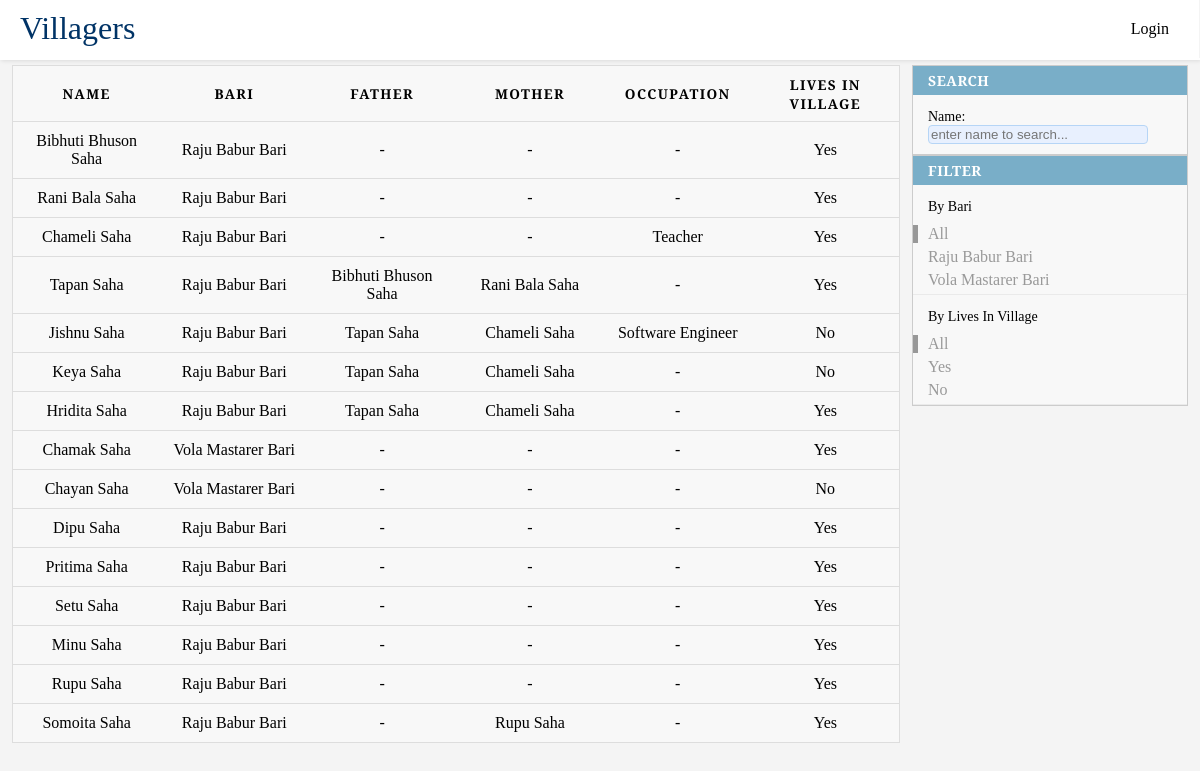
/, run on an earlier commit of the app's database.
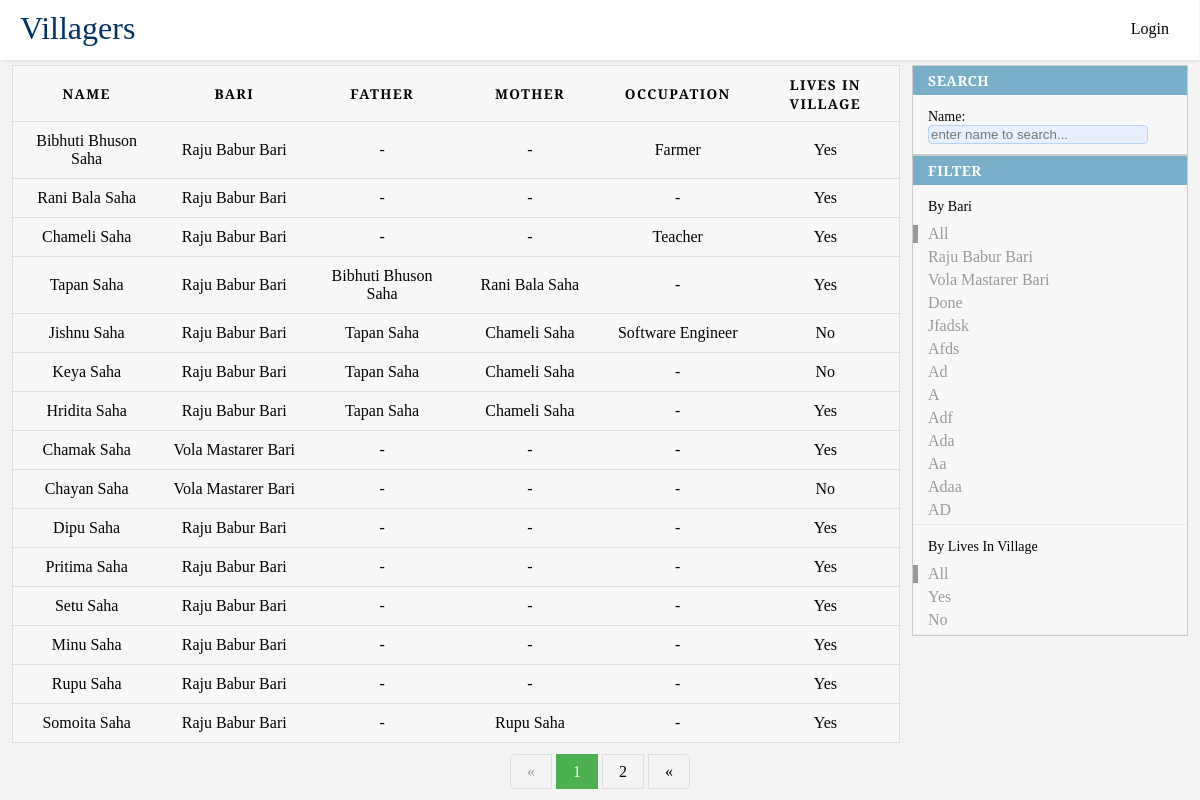
And on a later commit of the database.
### villagers/models.py (models this page shows)
class Bari(models.Model):
    name = models.CharField(max_length=50, null=False, unique=True)
    def __str__(self):
        return self.name

class Villager(models.Model):
    name = models.CharField(max_length=50, blank=False, null=False, help_text='নাম')
    sex_option = (
        (None, ''),
        ('Male', 'Male'),
        ('Female', 'Female'),
    )
    sex = models.CharField(
        max_length=10,
        choices=sex_option,
        blank=False,
        default='',
        help_text='লিঙ্গ',
    )
    bari = models.ForeignKey('Bari', on_delete=models.SET_DEFAULT, default=None, help_text='বাড়ির নাম')
    father = models.ForeignKey('self', on_delete=models.SET_DEFAULT, default=None, blank=True, null=True,
                               related_name='father_name')
    mother = models.ForeignKey('self', on_delete=models.SET_DEFAULT, default=None, blank=True, null=True,
                               related_name="mother_name")
    grand_father = models.ForeignKey('self', on_delete=models.SET_DEFAULT, default=None, blank=True, null=True,
                                     related_name='grand_father_name')
    grand_mother = models.ForeignKey('self', on_delete=models.SET_DEFAULT, default=None, blank=True, null=True,
                                     related_name="grand_mother_name")
    highest_education = models.CharField(max_length=20, blank=True, null=True)
    highest_education_institute = models.CharField(max_length=100, blank=True, null=True)
    occupation = models.CharField(max_length=100, blank=True, null=True, help_text='পেশা')
    marital_status_option = (
        (None, ''),
        ('Married', 'Married'),
        ('Unmarried', 'Unmarried'),
    )
    marital_status = models.CharField(
        max_length=10,
        choices=marital_status_option,
        blank=False,
        default='',
        help_text='বৈবাহিক অবস্থা',
    )
    spouse = models.ForeignKey('self', on_delete=models.SET_DEFAULT, default=None, blank=True, null=True)
    lives_in_villager_option = (
        (None, ''),
        ('Yes', 'Yes'),
        ('No', 'No'),
    )
    lives_in_village = models.CharField(
        max_length=10,
        choices=lives_in_villager_option,
        blank=False,
        default='',
        help_text='বর্তমানে গ্রামে থাকেন?',
    )
    alive_option = (
        (None, ''),
        ('Alive', 'Alive'),
        ('Dead', 'Dead'),
    )
    alive = models.CharField(
        max_length=10,
        choices=alive_option,
        blank=False,
        default='',
        help_text='জীবিত আছেন?',
    )
    def __str__(self):
        return self.name
    def get_absolute_url(self):
        return reverse('villager-details', args=[str(self.id)])

### villagers/views.py (the view)
# urls.py: path('', index, name='villagers-list'),
def index(request):
    bari = request.GET.get('bari')
    lives_in_village = request.GET.get('lives_in_village')
    villager_list = Villager.objects.all().order_by('id')
    if bari:
        villager_list = villager_list.filter(bari__name=bari)
    if lives_in_village:
        villager_list = villager_list.filter(lives_in_village=lives_in_village)
    page = request.GET.get('page', 1)
    paginator = Paginator(villager_list, 15)
    try:
        villagers = paginator.page(page)
    except PageNotAnInteger:
        villagers = paginator.page(1)
    except EmptyPage:
        villagers = paginator.page(paginator.num_pages)
    bari_list = Bari.objects.all()
    lives_in_village_list = Villager.objects.values('lives_in_village').distinct()
    context = {
        'villager_list': villagers,
        'bari_list': bari_list,
        'lives_in_village_list': lives_in_village_list
    }
    return render(request, 'villagers/villagers_list.html', context=context)

### villagers/templatetags/villager_custom_template_tag.py (called while the page is built)
@register.simple_tag(takes_context=True)
def replace_query_parameter(context, field, value):
    dict_ = context['request'].GET.copy()
    dict_[field] = value
    return dict_.urlencode()

### villagers/templates/villagers/villagers_list.html (shortened to what this page needs)
{% extends 'base_generic.html' %}
{% load static %}
{% load villager_custom_template_tag %}
{% block content %}
    <link href="{% static 'villagers/css/option.css' %}" rel="stylesheet">
    <link href="{% static 'villagers/css/villager_table_list.css' %}" rel="stylesheet">
    <link href="{% static 'villagers/css/pagination.css' %}" rel="stylesheet">
    <div >
    <div class="option">
        <div id="search">
            <h2>Search</h2>
            <h3>Name: <input type="text" id="name_search" placeholder="enter name to search..."></h3>
        </div>
        <div id="filter">
            <div id="filter_bari">
                <h2>Filter</h2>
                <h3> By Bari </h3>
                    <ul>
                        {% if request.GET.bari %}
                            <li>
                                <a href="?{% remove_query_parameter 'bari' %}">All </a>
                            </li>
                        {% else %}
                            <li class="selected">
                                <a href="{{ request.get_full_path }}">All </a>
                            </li>
                        {% endif %}
                        {% for bari in bari_list %}
                            {% if request.GET %}
                                {% if request.GET.bari %}
                                    {% if request.GET.bari == bari.name %}
                                        <li class="selected">
                                            <a href="{{ request.get_full_path }}">{{ bari.name }} </a>
                                        </li>
                                    {% else %}
                                        <li>
                                            <a href="?{% replace_query_parameter 'bari' bari.name %}">{{ bari.name }} </a>
                                        </li>
                                    {% endif %}
                                {% else %}
                                    <li>
                                        <a href="?{% replace_query_parameter 'bari' bari.name %}">{{ bari.name }}</a>
                                    </li>
                                {% endif %}
                            {% else %}
                                <li>
                                    <a href="?{% replace_query_parameter 'bari' bari.name %}">{{ bari.name }}</a>
                                </li>
                            {% endif %}
                        {% endfor %}
                    </ul>
            </div>
            <div id="filter_lives_in_village">
            <h3> By lives in village </h3>
                <ul>
                    {% if request.GET.lives_in_village %}
                        <li>
                            <a href="?{% remove_query_parameter 'lives_in_village' %}">All </a>
                        </li>
                    {% else %}
                        <li class="selected">
                            <a href="{{ request.get_full_path }}">All </a>
                        </li>
                    {% endif %}
                    {% for lives_in_village in lives_in_village_list %}
                        {% if request.GET %}
                            {% if request.GET.lives_in_village %}
                                {% if request.GET.lives_in_village == lives_in_village.lives_in_village %}
                                    <li class="selected">
                                        <a href="?{% replace_query_parameter 'lives_in_village' lives_in_village.lives_in_village %}">{{ lives_in_village.lives_in_village }} </a>
                                    </li>
                                {% else %}
                                    <li>
                                        <a href="?{% replace_query_parameter 'lives_in_village' lives_in_village.lives_in_village %}">{{ lives_in_village.lives_in_village }} </a>
                                    </li>
                                {% endif %}
                            {% else %}
                                <li>
                                    <a href="?{% replace_query_parameter 'lives_in_village' lives_in_village.lives_in_village %}">{{ lives_in_village.lives_in_village }} </a>
                                </li>
                            {% endif %}
                        {% else %}
                            <li>
                                <a href="?{% replace_query_parameter 'lives_in_village' lives_in_village.lives_in_village %}">{{ lives_in_village.lives_in_village }} </a>
                            </li>
                        {% endif %}
                    {% endfor %}
                </ul>
        </div>
        </div>
    </div>
    <table>
        <thead>
        <tr>
          <th scope="col">NAME</th>
          <th scope="col">BARI</th>
          <th scope="col">FATHER</th>
          <th scope="col">MOTHER</th>
          <th scope="col">OCCUPATION</th>
          <th scope="col">LIVES IN VILLAGE</th>
        </tr>
        </thead>
        <tbody id="tbody">
        {% for villager in villager_list %}
            <tr>
                <td data-label="NAME">
                    <a href="{{ villager.get_absolute_url }}" >{{ villager.name }} </a>
                </td>
                <td data-label="BARI">{{ villager.bari }}</td>
                <td data-label="FATHER">
                    {% if villager.father %}
                        <a href="{{ villager.father.get_absolute_url }}" >{{ villager.father }}</a>
                    {% else %}
                        -
                    {% endif %}
                </td>
                <td data-label="MOTHER">
                    {% if villager.mother %}
                        <a href="{{ villager.mother.get_absolute_url }}" >{{ villager.mother }}</a>
                    {% else %}
                        -
                    {% endif %}
                </td>
                <td data-label="OCCUPATION">
                    {% if villager.occupation  %}
                        {{ villager.occupation }}
                    {% else %}
                        -
                    {% endif %}
                </td>
                <td data-label="LIVES IN VILLAGE">
                    {{ villager.lives_in_village }}
                </td>
            </tr>
        {% endfor %}
        </tbody>
    </table>
    </div>
    {% if villager_list.has_other_pages %}
        <div class="paginate">
            {% if villager_list.has_previous %}
                <a href="?{% replace_query_parameter 'page' villager_list.previous_page_number  %}">&laquo;</a>
            {% else %}
                <a class="inactive"><span>&laquo;</span></a>
            {% endif %}
            {% for i in villager_list.paginator.page_range %}
                {% if villager_list.number == i %}
                    <a class="active"><span>{{ i }}</span></a>
                {% else %}
                    <a href="?{% replace_query_parameter 'page' i  %}">{{ i }}</a>
                {% endif %}
            {% endfor %}
            {% if villager_list.has_next %}
                <a href="?{% replace_query_parameter 'page' villager_list.next_page_number  %}">&laquo;</a>
            {% else %}
                <a class="inactive"><span>&raquo;</span></a>
            {% endif %}
        </div>
    {% endif %}
{% endblock %}

### villagers/templates/base_generic.html (shortened to what this page needs)
{% load static %}
{% load villager_custom_template_tag %}
<!DOCTYPE html>
<html lang="en">
<head>
    <link href="{% static 'villagers/css/header.css' %}" rel="stylesheet">
</head>
<body>
    <header class="header">
        <a href="/" class="logo">Villagers</a>
        <ul class="menu">
            {% if request.user.is_authenticated %}
                <li><a href="{% url 'villager-create' %}">Add Villager</a> </li>
                <li><a href="{% url 'bari-create' %}">Add Bari</a> </li>
                <li><a href="{% url 'logout' %}?next={{request.path}}">Logout</a></li>
            {% else %}
                <li><a href="{% url 'login' %}?next={{request.path}}">Login</a></li>
            {% endif %}
        </ul>
    </header>
    <div style="margin-top: 65px;">
        {% block content %}{% endblock %}
    </div>
</body>
</html>

### villagers/static/villagers/css/header.css (style rules this page uses)
body { margin: 0; font-family: 'Droid Serif', serif; background-color: #f4f4f4; }
a { color: #000; }
.header { background-color: #fff; box-shadow: 1px 1px 4px 0 rgba(0,0,0,.1); position: fixed; top: 0; height: 60px; width: 100%; z-index: 0; }
.header ul { margin: 0; padding: 0; list-style: none; overflow: hidden; background-color: #fff; }
.header li a { display: block; padding: 20px 20px; border-right: 1px solid #f4f4f4; text-decoration: none; }
.header .logo { display: block; float: left; font-size: 2em; padding: 10px 20px; text-decoration: none; }
.header .menu { clear: both; max-height: 0; transition: max-height .2s ease-out; }
@media (min-width: 48em) { .header li { float: left; } }
@media (min-width: 48em) { .header li a { padding: 20px 30px; } }
@media (min-width: 48em) { .header .menu { clear: none; float: right; max-height: none; } }

### villagers/static/villagers/css/option.css (style rules this page uses)
.option { width: 23%; right: 0; height: calc(100% - 65px); margin-right: 1%; text-transform: capitalize; position: fixed; top: inherit; overflow-y:auto; overflow-x:auto; }
.option > div { border: 1px solid #ccc; background-color: #f8f8f8; }
.option > div > div { border-bottom: 1px solid #eaeaea; }
.option h2 { font-size: 14px; text-transform: uppercase; letter-spacing: 0.5px; padding: 5px 15px; margin-bottom: 12px; border-bottom: none; background: #79aec8; color: #fff; margin-top: 0; }
.option h3 { font-weight: 400; font-size: 14px; padding: 0 15px; margin-bottom: 10px; }
.option ul { margin: 5px 0; padding-left: 15px ; }
.option li { list-style-type: none; margin: 5px 0 0 0; padding-left: 0; }
.option li.selected { border-left: 5px solid #989898; padding-left: 10px; margin-left: -15px; }
.option a { display: block; color: #999; text-overflow: ellipsis; overflow-x: hidden; text-decoration: none; }
.option input { width: 90%; box-sizing: border-box; border: 1px solid #b6d5f6; border-radius: 4px; background: rgb(232,240,254); }

### villagers/static/villagers/css/villager_table_list.css (style rules this page uses)
table { border: 1px solid #ccc; border-collapse: collapse; margin-left: 1%; padding: 0; width: 74%; table-layout: fixed; }
table tr { background-color: #f8f8f8; border: 1px solid #ddd; padding: .35em; }
table th, table td { padding: .625em; text-align: center; }
table td a { text-decoration: none; }
table th { font-size: .85em; letter-spacing: .1em; text-transform: uppercase; position: sticky; top: 60px; background-color: #f8f8f8; }

### villagers/static/villagers/css/pagination.css (style rules this page uses)
.paginate { margin-top: 20px; text-align: center; }
.paginate a { color: black; padding: 8px 16px; text-decoration: none; border: 1px solid #ddd; }
.paginate a.active { background-color: #4CAF50; color: white; border: 1px solid #4CAF50; }
.paginate a.inactive { color: #999; }
.paginate a:first-child { border-top-left-radius: 5px; border-bottom-left-radius: 5px; }
.paginate a:last-child { border-top-right-radius: 5px; border-bottom-right-radius: 5px; }

What changed in the data, as far as the page shows it:
added Bari: name "Done"
added Bari: name "Jfadsk"
added Bari: name "Afds"
added Bari: name "Ad"
added Bari: name "A"
added Bari: name "Adf"
added Bari: name "Ada"
added Bari: name "Aa"
added Bari: name "Adaa"
added Bari: name "AD"
changed Villager: occupation (not shown) → "Farmer"; no longer shows "-"
Also different on the page:
new list line: "1"
new list line: "2"
